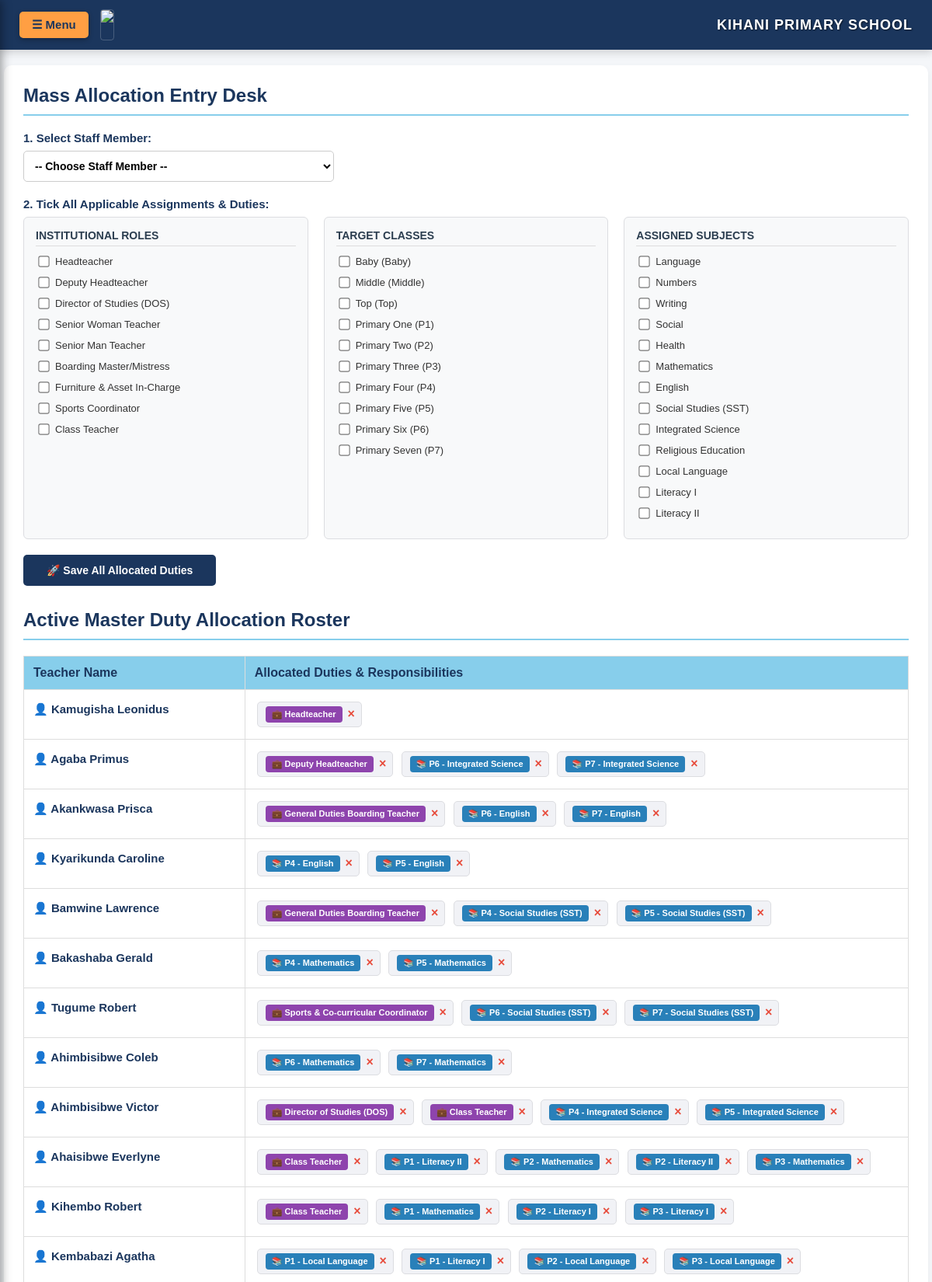
Screenshot of /allocations (signed in, upper part) with the database file from the repository.
### tables this page shows
CREATE TABLE allocations (
            id INTEGER PRIMARY KEY AUTOINCREMENT,
            teacher_id INTEGER,
            class_name TEXT NOT NULL,
            subject TEXT NOT NULL,
            role_type TEXT NOT NULL, teacher_name TEXT,
            FOREIGN KEY(teacher_id) REFERENCES teachers(id)
        );

CREATE TABLE teachers (
            id INTEGER PRIMARY KEY AUTOINCREMENT,
            name TEXT NOT NULL,
            phone TEXT,
            is_class_teacher TEXT DEFAULT 'No'
        );

### appp.py (the view, shortened to what this page needs)
@app.route('/allocations', methods=['GET', 'POST'])
def manage_allocations():
    if "admin" not in session:
        return redirect(url_for("login"))
    conn = sqlite3.connect(DB_NAME)
    conn.row_factory = sqlite3.Row
    teachers_list = conn.execute("SELECT * FROM teachers").fetchall()
    allocations = conn.execute('''
        SELECT allocations.id, teachers.name, allocations.class_name, allocations.subject, allocations.role_type
        FROM allocations
        JOIN teachers ON allocations.teacher_id = teachers.id
    ''').fetchall()
    conn.close()
    return render_template("allocations.html", teachers=teachers_list, allocations=allocations)

### templates/allocations.html (shortened to what this page needs)
<!DOCTYPE html>
<html>
<head>
</head>
<body>
    <div style="background-color: #1B365D; padding: 12px 25px; display: flex; align-items: center; justify-content: space-between; box-shadow: 0 4px 10px rgba(0,0,0,0.15);">
        <div style="display: flex; align-items: center; gap: 15px;">
            <button class="menu-toggle-btn" onclick="toggleSidebar()">
                &#9776; Menu
            </button>
            <img src="{{ url_for('static', filename='photos/badge.jpg') }}" style="height: 38px; border-radius: 4px; border: 1px solid rgba(255,255,255,0.2);">
        </div>
        <div style="color: white; font-weight: bold; font-size: 18px; letter-spacing: 1px; text-shadow: 1px 1px 2px rgba(0,0,0,0.6);">
            KIHANI PRIMARY SCHOOL
        </div>
    </div>
<div class="box">
    <h2>Mass Allocation Entry Desk</h2>
    <form method="POST">
        <div class="form-group">
            <label class="main-label">1. Select Staff Member:</label>
            <select name="teacher_id" class="teacher-select" required>
                <option value="">-- Choose Staff Member --</option>
            </select>
        </div>
        <label class="main-label">2. Tick All Applicable Assignments & Duties:</label>
        <div class="selection-grid">
            <div class="panel">
                <div class="panel-title">Institutional Roles</div>
                <label class="tick-item"><input type="checkbox" name="roles" value="Headteacher"> Headteacher</label>
                <label class="tick-item"><input type="checkbox" name="roles" value="Deputy Headteacher"> Deputy Headteacher</label>
                <label class="tick-item"><input type="checkbox" name="roles" value="Director of Studies (DOS)"> Director of Studies (DOS)</label>
                <label class="tick-item"><input type="checkbox" name="roles" value="Senior Woman Teacher"> Senior Woman Teacher</label>
                <label class="tick-item"><input type="checkbox" name="roles" value="Senior Man Teacher"> Senior Man Teacher</label>
                <label class="tick-item"><input type="checkbox" name="roles" value="General Duties Boarding Teacher"> Boarding Master/Mistress</label>
                <label class="tick-item"><input type="checkbox" name="roles" value="Furniture & Asset In-Charge"> Furniture & Asset In-Charge</label>
                <label class="tick-item"><input type="checkbox" name="roles" value="Sports & Co-curricular Coordinator"> Sports Coordinator</label>
                <label class="tick-item"><input type="checkbox" name="roles" value="Class Teacher">Class Teacher</label>
            </div>
            <div class="panel">
                <div class="panel-title">Target Classes</div>
                <label class="tick-item"><input type="checkbox" name="classes" value="Baby"> Baby (Baby)</label>
                <label class="tick-item"><input type="checkbox" name="classes" value="Middle"> Middle (Middle)</label>
	        <label class="tick-item"><input type="checkbox" name="classes" value="Top"> Top (Top)</label>
                <label class="tick-item"><input type="checkbox" name="classes" value="P1"> Primary One (P1)</label>
                <label class="tick-item"><input type="checkbox" name="classes" value="P2"> Primary Two (P2)</label>
                <label class="tick-item"><input type="checkbox" name="classes" value="P3"> Primary Three (P3)</label>
                <label class="tick-item"><input type="checkbox" name="classes" value="P4"> Primary Four (P4)</label>
                <label class="tick-item"><input type="checkbox" name="classes" value="P5"> Primary Five (P5)</label>
                <label class="tick-item"><input type="checkbox" name="classes" value="P6"> Primary Six (P6)</label>
                <label class="tick-item"><input type="checkbox" name="classes" value="P7"> Primary Seven (P7)</label>
            </div>
            <div class="panel">
                <div class="panel-title">Assigned Subjects</div>
                <label class="tick-item"><input type="checkbox" name="subjects" value="Language"> Language</label>
                <label class="tick-item"><input type="checkbox" name="subjects" value="Numbers"> Numbers</label>
                <label class="tick-item"><input type="checkbox" name="subjects" value="Writing"> Writing</label>
                <label class="tick-item"><input type="checkbox" name="subjects" value="Social"> Social</label>
                <label class="tick-item"><input type="checkbox" name="subjects" value="Health"> Health</label>
	        <label class="tick-item"><input type="checkbox" name="subjects" value="Mathematics"> Mathematics</label>
                <label class="tick-item"><input type="checkbox" name="subjects" value="English"> English</label>
                <label class="tick-item"><input type="checkbox" name="subjects" value="Social Studies (SST)"> Social Studies (SST)</label>
                <label class="tick-item"><input type="checkbox" name="subjects" value="Integrated Science"> Integrated Science</label>
                <label class="tick-item"><input type="checkbox" name="subjects" value="Religious Education"> Religious Education</label>
                <label class="tick-item"><input type="checkbox" name="subjects" value="Local Language"> Local Language</label>
                <label class="tick-item"><input type="checkbox" name="subjects" value="Literacy I"> Literacy I</label>
                <label class="tick-item"><input type="checkbox" name="subjects" value="Literacy II"> Literacy II</label>
            </div>
        </div>
        <button type="submit" class="btn">🚀 Save All Allocated Duties</button>
    </form>
    <h2>Active Master Duty Allocation Roster</h2>
    <table>
        <thead>
            <tr>
                <th style="width: 25%;">Teacher Name</th>
                <th style="width: 75%;">Allocated Duties & Responsibilities</th>
            </tr>
        </thead>
        <tbody>
            {% set tracked_teachers = [] %}
            {% for main_alloc in allocations %}
                {% if main_alloc.name not in tracked_teachers %}
                    <tr>
                        <td style="font-weight: bold; color: #1B365D; font-size: 15px; padding-top: 16px;">
                            👤 {{ main_alloc.name }}
                        </td>
                        <td>
                            {% for sub_alloc in allocations if sub_alloc.name == main_alloc.name %}
                                <div class="allocation-item">
                                    {% if sub_alloc.class_name != "N/A" and sub_alloc.subject %}
                                        <span class="badge badge-subject">
                                            📚 {{ sub_alloc.class_name }} - {{ sub_alloc.subject }}
                                        </span>
                                    {% else %}
                                        <span class="badge badge-admin">
                                            💼 {{ sub_alloc.role_type }}
                                        </span>
                                    {% endif %}
                                    <a href="{{ url_for('delete_allocation', id=sub_alloc.id) }}" class="btn-del" onclick="return confirm('Cancel this duty assignment?');" title="Remove Responsibility">×</a>
                                </div>
                            {% endfor %}
                        </td>
                    </tr>
                {% endif %}
            {% else %}
            <tr>
                <td colspan="2" style="text-align: center; color: #888; padding: 25px;">No allocations found in database.</td>
            </tr>
            {% endfor %}
        </tbody>
    </table>
</div>
</body>
</html>

### templates/allocations.html (style rules this page uses)
body { font-family: Arial, sans-serif; background: #f4f6f9; padding: 0; margin: 0; }
.box { max-width: 95%; margin: 20px auto; background: white; padding: 25px; border-radius: 10px; box-shadow: 0 4px 10px rgba(0,0,0,0.05); }
h2 { color: #1B365D; border-bottom: 2px solid #87CEEB; padding-bottom: 10px; margin-top: 30px; }
h2:first-of-type { margin-top: 0; }
.form-group { margin-bottom: 20px; }
label.main-label { display: block; font-weight: bold; margin-bottom: 8px; color: #1B365D; font-size: 15px; }
select.teacher-select { width: 100%; max-width: 400px; padding: 10px; border: 1px solid #ccc; border-radius: 5px; background: white; font-size: 14px; font-weight: bold; }
.selection-grid { display: grid; grid-template-columns: repeat(auto-fit, minmax(280px, 1fr)); gap: 20px; margin-bottom: 20px; }
.panel { background: #f8f9fa; border: 1px solid #dcdde1; border-radius: 6px; padding: 15px; }
.panel-title { font-weight: bold; color: #2c3e50; border-bottom: 1px solid #ddd; padding-bottom: 5px; margin-bottom: 10px; font-size: 14px; text-transform: uppercase; }
.tick-item { display: flex; align-items: center; margin-bottom: 8px; cursor: pointer; font-size: 13px; color: #333; }
.tick-item input[type="checkbox"] { margin-right: 8px; transform: scale(1.1); cursor: pointer; }
.btn { background: #1B365D; color: white; border: none; padding: 12px 30px; border-radius: 5px; cursor: pointer; font-weight: bold; font-size: 14px; }
.btn-del { color: #e74c3c; text-decoration: none; font-weight: bold; font-size: 16px; margin-left: 5px; display: inline-block; line-height: 1; vertical-align: middle; }
table { width: 100%; border-collapse: collapse; margin-top: 15px; background: white; }
th, td { padding: 12px; border: 1px solid #ddd; text-align: left; vertical-align: top; }
th { background: #87CEEB; color: #1B365D; }
.badge { padding: 4px 8px; border-radius: 4px; font-size: 11px; font-weight: bold; color: white; display: inline-block; margin: 2px; }
.badge-subject { background: #2980b9; }
.badge-admin { background: #8e44ad; }
.allocation-item { display: inline-flex; align-items: center; background: #f1f2f6; border: 1px solid #dcdde1; padding: 3px 8px; border-radius: 5px; margin: 3px; }
.menu-toggle-btn { font-size: 15px; background-color: #FF9F43; color: #1B365D; border: none; padding: 8px 16px; border-radius: 5px; cursor: pointer; display: inline-flex; align-items: center; gap: 8px; font-weight: bold; box-shadow: 0 2px 6px rgba(0,0,0,0.3); transition: opacity 0.2s; }

### rows the page displays
allocations: name "Kamugisha Leonidus", role_type "Headteacher"
allocations: name "Agaba Primus", role_type "Deputy Headteacher"
allocations: class_name "P6", subject "Integrated Science"
allocations: class_name "P7", subject "Integrated Science"
allocations: name "Akankwasa Prisca", role_type "General Duties Boarding Teacher"
allocations: class_name "P6", subject "English"
allocations: class_name "P7", subject "English"
allocations: name "Kyarikunda Caroline", class_name "P4", subject "English"
allocations: class_name "P5", subject "English"
allocations: name "Bamwine Lawrence", role_type "General Duties Boarding Teacher"
allocations: class_name "P4", subject "Social Studies (SST)"
allocations: class_name "P5", subject "Social Studies (SST)"
allocations: name "Bakashaba Gerald", class_name "P4", subject "Mathematics"
allocations: class_name "P5", subject "Mathematics"
allocations: name "Tugume Robert", role_type "Sports & Co-curricular Coordinator"
allocations: class_name "P6", subject "Social Studies (SST)"
allocations: class_name "P7", subject "Social Studies (SST)"
allocations: name "Ahimbisibwe Coleb", class_name "P6", subject "Mathematics"
allocations: class_name "P7", subject "Mathematics"
allocations: name "Ahimbisibwe Victor", role_type "Director of Studies (DOS)"
allocations: role_type "Class Teacher"
allocations: class_name "P4", subject "Integrated Science"
allocations: class_name "P5", subject "Integrated Science"
allocations: name "Ahaisibwe Everlyne", role_type "Class Teacher"
allocations: class_name "P1", subject "Literacy II"
allocations: class_name "P2", subject "Mathematics"
allocations: class_name "P2", subject "Literacy II"
allocations: class_name "P3", subject "Mathematics"
allocations: name "Kihembo Robert", role_type "Class Teacher"
allocations: class_name "P1", subject "Mathematics"
allocations: class_name "P2", subject "Literacy I"
allocations: class_name "P3", subject "Literacy I"
allocations: name "Kembabazi Agatha", class_name "P1", subject "Local Language"
allocations: class_name "P1", subject "Literacy I"
allocations: class_name "P2", subject "Local Language"
allocations: class_name "P3", subject "Local Language"
